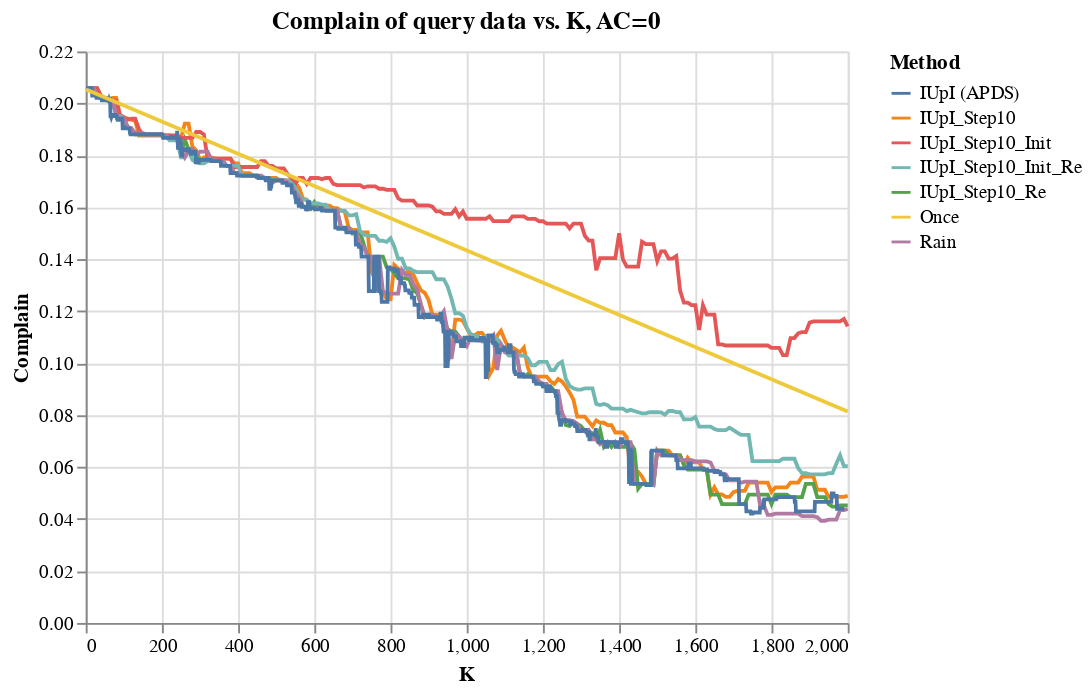

Notebook source saved alongside this figure:
### Code cell
# pdf = pd.concat([df_iupi, df_once, df_oncei, df_rain, df_iup])
pdf = pd.concat([df_iupi_s10, df_iupi_s10_re, df_iupi_s10_init, df_iupi_s10_init_re, df_rain, df_iupi, df_once])
selector = alt.selection_multi()
alt.Chart(pdf, title="Complain of query data vs. K, AC=0").mark_line().encode(
    x = "K",
    y = "Complain",
    color = "Method"
)
# .add_selection(
#     selector
# ).interactive()

### Figure 1 — Vega-Lite specification as saved in the notebook (floating-point values rounded to 4 significant figures; data arrays with more than 128 entries replaced by an {"elided": "..."} marker saying what was removed)
{"config": {"view": {"continuousWidth": 400, "continuousHeight": 300}}, "data": {"name": "data-0afc553f2982d9cdcae75e677ce591de"}, "mark": "line", "encoding": {"color": {"type": "nominal", "field": "Method"}, "x": {"type": "quantitative", "field": "K"}, "y": {"type": "quantitative", "field": "Complain"}}, "title": "Complain of query data vs. K, AC=0", "$schema": "https://vega.github.io/schema/vega-lite/v4.8.1.json", "datasets": {"data-0afc553f2982d9cdcae75e677ce591de": {"elided": "2994 records"}}}
